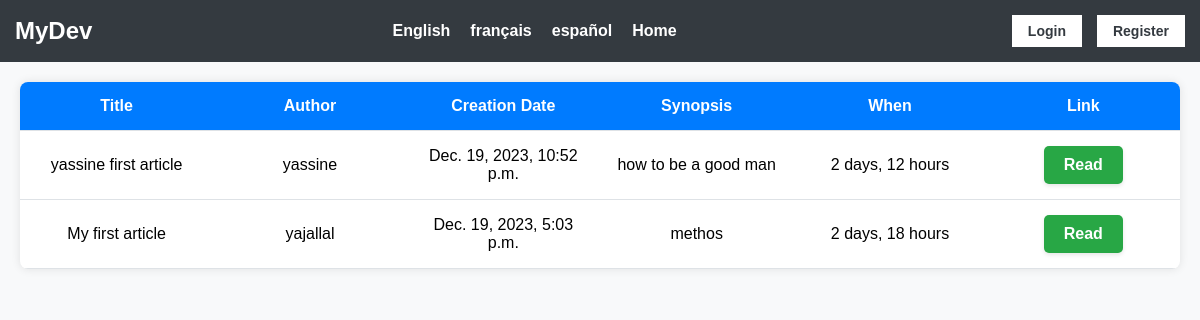
/en/articles/, run on an earlier commit of the app's database.
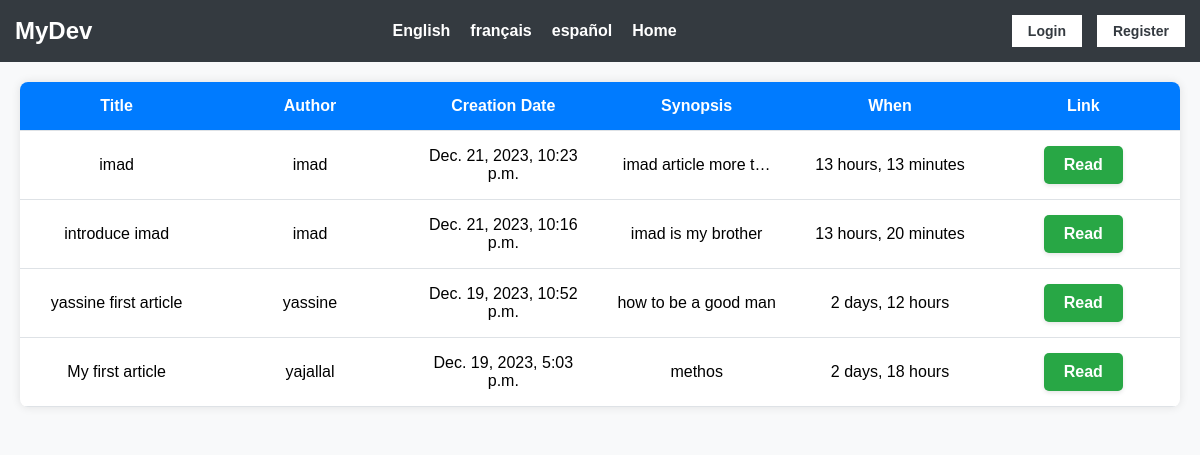
And on a later commit of the database.
### medium/models.py (models this page shows, shortened)
class Article(models.Model):
    title = models.CharField(max_length=64, null=False)
    author = models.ForeignKey(User, null=False, on_delete=models.CASCADE)
    created = models.DateTimeField(auto_now_add=True, null=False)
    synopsis = models.CharField(max_length=312, null=False)
    content = models.TextField(null=False)

### medium/views.py (the view)
class Articles(TemplateView):
    template_name = 'articles.html'
    def get_context_data(self, **kwargs: Any) -> dict[str, Any]:
        context = super().get_context_data(**kwargs)
        context['articles'] = Article.objects.all()
        return context
    def dispatch(self, request: HttpRequest, *args: Any, **kwargs: Any) -> HttpResponse:
        if self.request.method == 'POST':
            if 'action' in self.request.POST and self.request.POST['action'] == 'logout':
                logout(request)
                return redirect('login_view')
        return super().dispatch(request, *args, **kwargs)

### medium/templates/articles.html (shortened to what this page needs)
{% load i18n %}
<!DOCTYPE html>
<html lang="en">
<head>
</head>
<body>
    {% include 'navbar.html' %}
    <div class="articles">
        <table>
            <thead>
                <tr>
                    <th>Title</th>
                    <th>Author</th>
                    <th>Creation Date</th>
                    <th>Synopsis</th>
                    <th>When</th>
                    <th>Link</th>
                </tr>
            </thead>
            <tbody>
                {% for article in articles|dictsortreversed:"created" %}
                    <tr>
                        <td>{{article.title}}</td>
                        <td>{{article.author}}</td>
                        <td>{{article.created}}</td>
                        <td>{{article.synopsis|truncatechars:20}}</td>
                        <td>{{article.created|timesince}}</td>
                        {% url 'details_view' pk=article.id as details_url %}
                        <td><a href="{{ details_url }}"><button class="success-button">{% trans "Read"%}</button></a></td>
                    </tr>
                    {% endfor %}
            </tbody>
        </table>
    </div>
</body>
</html>

### medium/templates/navbar.html (shortened to what this page needs)
{% load i18n %}
<!DOCTYPE html>
<html lang="en">
<head>
</head>
<body>
    <div class="navbar">
        <div class="logo">MyDev</div>
        <ul class="nav-links">
            {% get_current_language as CURRENT_LANGUAGE %}
            {% get_available_languages as AVAILABLE_LANGUAGES %}
            {% get_language_info_list for AVAILABLE_LANGUAGES as languages %}
            {% for language in languages %}
            <li>
              <a href="/{{ language.code }}/"
                {% if language.code == CURRENT_LANGUAGE %} class="active"{% endif %}>
                    {% trans language.name_local %}
              </a>
            </li>
          {% endfor %}
            {% url 'home_view' as home_url %}
            <li><a href="{{ home_url }}">{% trans "Home" %}</a></li>
        </ul>
        {% if user.is_authenticated %}
            <div class="auth-buttons">
                <p class="username">{{ user.username }}</p>
                <form method="POST">
                    {% csrf_token %}
                    <button name="action" value="logout">{% trans "Log out" %}</button>
                </form>
            </div>
        {% else %}
            <div class="auth-buttons">
                {% url 'login_view' as login_url %}
                {% url 'register_view' as register_url %}
                <a href="{{ login_url }}"><button>{% trans "Login" %}</button></a>
                <a href="{{ register_url }}"><button>{% trans "Register" %}</button></a>
            </div>
        {% endif %}
    </div>
</body>
</html>

### medium/templates/articles.html (style rules this page uses)
body { font-family: 'Segoe UI', Tahoma, Geneva, Verdana, sans-serif; }
.articles { background-color: #f8f9fa; margin: 0; padding: 0; display: flex; justify-content: center; }
table { width: 100%; border-collapse: collapse; background-color: #fff; box-shadow: 0 0 10px rgba(0, 0, 0, 0.1); border-radius: 8px; overflow: hidden; margin: 20px; }
th, td { padding: 15px; text-align: center; border-bottom: 1px solid #dee2e6; width: calc(100% / 6); }
th { background-color: #007bff; color: #fff; }
.success-button { display: inline-block; padding: 10px 20px; font-size: 16px; font-weight: bold; text-align: center; text-decoration: none; color: #ffffff; background-color: #28a745; border-radius: 5px; border: none; cursor: pointer; box-shadow: 0 2px 4px rgba(0, 0, 0, 0.1); transition: background-color 0.3s ease; }

### medium/templates/navbar.html (style rules this page uses)
body { font-family: 'Arial', sans-serif; margin: 0; padding: 0; background-color: #f8f9fa; }
.navbar { background-color: #343a40; padding: 15px; display: flex; justify-content: space-between; align-items: center; }
.logo { color: #ffffff; font-size: 24px; font-weight: bold; text-decoration: none; }
.nav-links { list-style: none; margin: 0; padding: 0; display: flex; }
.nav-links li { margin-right: 20px; }
.nav-links a { text-decoration: none; color: #ffffff; font-weight: bold; font-size: 16px; }
.auth-buttons { display: flex; align-items: center; }
.auth-buttons button { margin-left: 15px; padding: 8px 16px; border: none; cursor: pointer; font-size: 14px; font-weight: bold; color: #343a40; background-color: #ffffff; }
a { text-decoration: none; }

What changed in the data, as far as the page shows it:
added Article: title "imad", author "imad", created "Dec. 21, 2023, 10:23 p.m.", synopsis "imad article more t…", created "13 hours, 13 minutes"
added Article: title "introduce imad", author "imad", created "Dec. 21, 2023, 10:16 p.m.", synopsis "imad is my brother", created "13 hours, 20 minutes"
